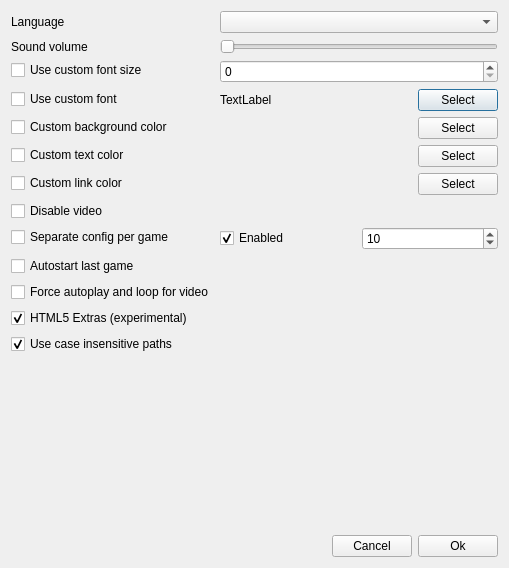
<?xml version="1.0" encoding="UTF-8"?>
<ui version="4.0">
 <class>OptionsDialog</class>
 <widget class="QDialog" name="OptionsDialog">
  <property name="windowModality">
   <enum>Qt::ApplicationModal</enum>
  </property>
  <property name="geometry">
   <rect>
    <x>0</x>
    <y>0</y>
    <width>509</width>
    <height>568</height>
   </rect>
  </property>
  <property name="windowTitle">
   <string>Options</string>
  </property>
  <layout class="QVBoxLayout" name="verticalLayout">
   <item>
    <layout class="QFormLayout" name="formLayout">
     <property name="labelAlignment">
      <set>Qt::AlignLeading|Qt::AlignLeft|Qt::AlignVCenter</set>
     </property>
     <item row="2" column="0">
      <widget class="QCheckBox" name="checkBox_fontSize">
       <property name="text">
        <string>Use custom font size</string>
       </property>
      </widget>
     </item>
     <item row="2" column="1">
      <widget class="QSpinBox" name="spinBox_fontSize">
       <property name="maximum">
        <number>96</number>
       </property>
      </widget>
     </item>
     <item row="3" column="0">
      <widget class="QCheckBox" name="checkBox_font">
       <property name="text">
        <string>Use custom font</string>
       </property>
      </widget>
     </item>
     <item row="3" column="1">
      <layout class="QHBoxLayout" name="horizontalLayout_font">
       <item>
        <widget class="QLabel" name="label_font">
         <property name="text">
          <string notr="true">TextLabel</string>
         </property>
        </widget>
       </item>
       <item>
        <spacer name="horizontalSpacer_4">
         <property name="orientation">
          <enum>Qt::Horizontal</enum>
         </property>
         <property name="sizeHint" stdset="0">
          <size>
           <width>40</width>
           <height>20</height>
          </size>
         </property>
        </spacer>
       </item>
       <item>
        <widget class="QPushButton" name="pushButton_font">
         <property name="text">
          <string>Select</string>
         </property>
        </widget>
       </item>
      </layout>
     </item>
     <item row="4" column="0">
      <widget class="QCheckBox" name="checkBox_backColor">
       <property name="text">
        <string>Custom background color</string>
       </property>
      </widget>
     </item>
     <item row="4" column="1">
      <layout class="QHBoxLayout" name="horizontalLayout_3">
       <item>
        <widget class="QLabel" name="label_backColor">
         <property name="minimumSize">
          <size>
           <width>48</width>
           <height>0</height>
          </size>
         </property>
         <property name="maximumSize">
          <size>
           <width>48</width>
           <height>16777215</height>
          </size>
         </property>
         <property name="baseSize">
          <size>
           <width>48</width>
           <height>0</height>
          </size>
         </property>
         <property name="text">
          <string notr="true"/>
         </property>
        </widget>
       </item>
       <item>
        <spacer name="horizontalSpacer">
         <property name="orientation">
          <enum>Qt::Horizontal</enum>
         </property>
         <property name="sizeHint" stdset="0">
          <size>
           <width>40</width>
           <height>20</height>
          </size>
         </property>
        </spacer>
       </item>
       <item>
        <widget class="QPushButton" name="pushButton_backColor">
         <property name="text">
          <string>Select</string>
         </property>
        </widget>
       </item>
      </layout>
     </item>
     <item row="0" column="0">
      <widget class="QLabel" name="label_language">
       <property name="text">
        <string>Language</string>
       </property>
      </widget>
     </item>
     <item row="0" column="1">
      <widget class="QComboBox" name="comboBox_language"/>
     </item>
     <item row="5" column="0">
      <widget class="QCheckBox" name="checkBox_fontColor">
       <property name="text">
        <string>Custom text color</string>
       </property>
      </widget>
     </item>
     <item row="6" column="0">
      <widget class="QCheckBox" name="checkBox_linkColor">
       <property name="text">
        <string>Custom link color</string>
       </property>
      </widget>
     </item>
     <item row="9" column="0">
      <widget class="QCheckBox" name="checkBox_autostart">
       <property name="text">
        <string>Autostart last game</string>
       </property>
      </widget>
     </item>
     <item row="5" column="1">
      <layout class="QHBoxLayout" name="horizontalLayout">
       <item>
        <widget class="QLabel" name="label_fontColor">
         <property name="minimumSize">
          <size>
           <width>48</width>
           <height>0</height>
          </size>
         </property>
         <property name="maximumSize">
          <size>
           <width>48</width>
           <height>16777215</height>
          </size>
         </property>
         <property name="baseSize">
          <size>
           <width>48</width>
           <height>0</height>
          </size>
         </property>
         <property name="text">
          <string notr="true"/>
         </property>
        </widget>
       </item>
       <item>
        <spacer name="horizontalSpacer_2">
         <property name="orientation">
          <enum>Qt::Horizontal</enum>
         </property>
         <property name="sizeHint" stdset="0">
          <size>
           <width>40</width>
           <height>20</height>
          </size>
         </property>
        </spacer>
       </item>
       <item>
        <widget class="QPushButton" name="pushButton_fontColor">
         <property name="text">
          <string>Select</string>
         </property>
        </widget>
       </item>
      </layout>
     </item>
     <item row="6" column="1">
      <layout class="QHBoxLayout" name="horizontalLayout_4">
       <item>
        <widget class="QLabel" name="label_linkColor">
         <property name="minimumSize">
          <size>
           <width>48</width>
           <height>0</height>
          </size>
         </property>
         <property name="maximumSize">
          <size>
           <width>48</width>
           <height>16777215</height>
          </size>
         </property>
         <property name="baseSize">
          <size>
           <width>48</width>
           <height>0</height>
          </size>
         </property>
         <property name="text">
          <string notr="true"/>
         </property>
        </widget>
       </item>
       <item>
        <spacer name="horizontalSpacer_3">
         <property name="orientation">
          <enum>Qt::Horizontal</enum>
         </property>
         <property name="sizeHint" stdset="0">
          <size>
           <width>40</width>
           <height>20</height>
          </size>
         </property>
        </spacer>
       </item>
       <item>
        <widget class="QPushButton" name="pushButton_linkColor">
         <property name="text">
          <string>Select</string>
         </property>
        </widget>
       </item>
      </layout>
     </item>
     <item row="8" column="0">
      <widget class="QCheckBox" name="checkBox_perGameConfig">
       <property name="text">
        <string>Separate config per game</string>
       </property>
      </widget>
     </item>
     <item row="8" column="1">
      <layout class="QHBoxLayout" name="horizontalLayout_rollback">
       <item>
        <widget class="QCheckBox" name="checkBox_rollback">
         <property name="text">
          <string>Enabled</string>
         </property>
         <property name="checked">
          <bool>true</bool>
         </property>
        </widget>
       </item>
       <item>
        <widget class="QSpinBox" name="spinBox_rollbackDepth">
         <property name="minimum">
          <number>1</number>
         </property>
         <property name="maximum">
          <number>99</number>
         </property>
         <property name="value">
          <number>10</number>
         </property>
        </widget>
       </item>
      </layout>
     </item>
     <item row="1" column="0">
      <widget class="QLabel" name="label_volume">
       <property name="text">
        <string>Sound volume</string>
       </property>
      </widget>
     </item>
     <item row="1" column="1">
      <widget class="QSlider" name="horizontalSlider_volume">
       <property name="maximum">
        <number>100</number>
       </property>
       <property name="orientation">
        <enum>Qt::Horizontal</enum>
       </property>
      </widget>
     </item>
     <item row="7" column="0">
      <widget class="QCheckBox" name="checkBox_disableVideo">
       <property name="text">
        <string>Disable video</string>
       </property>
      </widget>
     </item>
     <item row="10" column="0">
      <widget class="QCheckBox" name="checkBox_videoFix">
       <property name="text">
        <string>Force autoplay and loop for video</string>
       </property>
      </widget>
     </item>
     <item row="11" column="0">
      <widget class="QCheckBox" name="checkBox_HTML5Extras">
       <property name="text">
        <string>HTML5 Extras (experimental)</string>
       </property>
       <property name="checked">
        <bool>true</bool>
       </property>
      </widget>
     </item>
     <item row="12" column="0">
      <widget class="QCheckBox" name="checkBox_CaseInsensitiveFilePath">
       <property name="text">
        <string>Use case insensitive paths</string>
       </property>
       <property name="checked">
        <bool>true</bool>
       </property>
      </widget>
     </item>
    </layout>
   </item>
   <item>
    <spacer name="verticalSpacer">
     <property name="orientation">
      <enum>Qt::Vertical</enum>
     </property>
     <property name="sizeHint" stdset="0">
      <size>
       <width>20</width>
       <height>40</height>
      </size>
     </property>
    </spacer>
   </item>
   <item>
    <layout class="QHBoxLayout" name="horizontalLayout_5">
     <item>
      <spacer name="horizontalSpacer_5">
       <property name="orientation">
        <enum>Qt::Horizontal</enum>
       </property>
       <property name="sizeHint" stdset="0">
        <size>
         <width>40</width>
         <height>20</height>
        </size>
       </property>
      </spacer>
     </item>
     <item>
      <widget class="QPushButton" name="pushButton_cancel">
       <property name="text">
        <string>Cancel</string>
       </property>
      </widget>
     </item>
     <item>
      <widget class="QPushButton" name="pushButton_ok">
       <property name="text">
        <string>Ok</string>
       </property>
      </widget>
     </item>
    </layout>
   </item>
  </layout>
 </widget>
 <resources/>
 <connections/>
</ui>
